Frame 1 (no input): blank canvas, image omitted
Frame 60 (the mouse pressed at the canvas centre just before this capture): blank canvas, image omitted
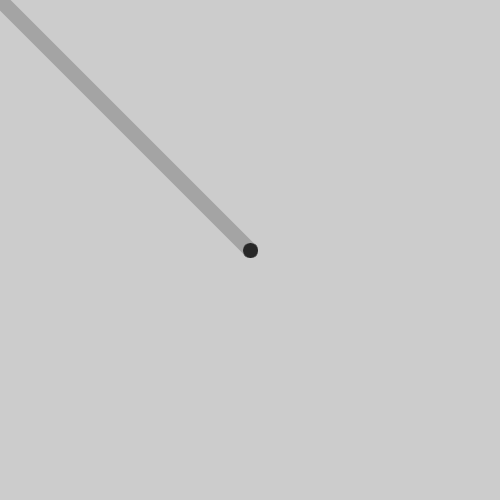
Frame 120 (the mouse held since frame 60 and released just before this capture)

The Processing sketch whose frames 1 and 60 were blank and that drew this single picture after the mouse press (run headless with seeded random() and noise(); from frame 60 on, the mouse is pressed at the canvas centre):

// Processing sketch: sketch_24_12
// ── sketch_24_12.pde
//exercise 24.1 and 24.2

void setup() {
  size(500, 500);
  stroke(255);
}

void draw() {
  if (mousePressed == true) {
    strokeWeight(15);
    stroke(random(255));
    line(mouseX, mouseY, pmouseX, pmouseY);
  } else {
    strokeWeight(5);
    line(mouseX, mouseY, pmouseX, pmouseY);
  }
}
